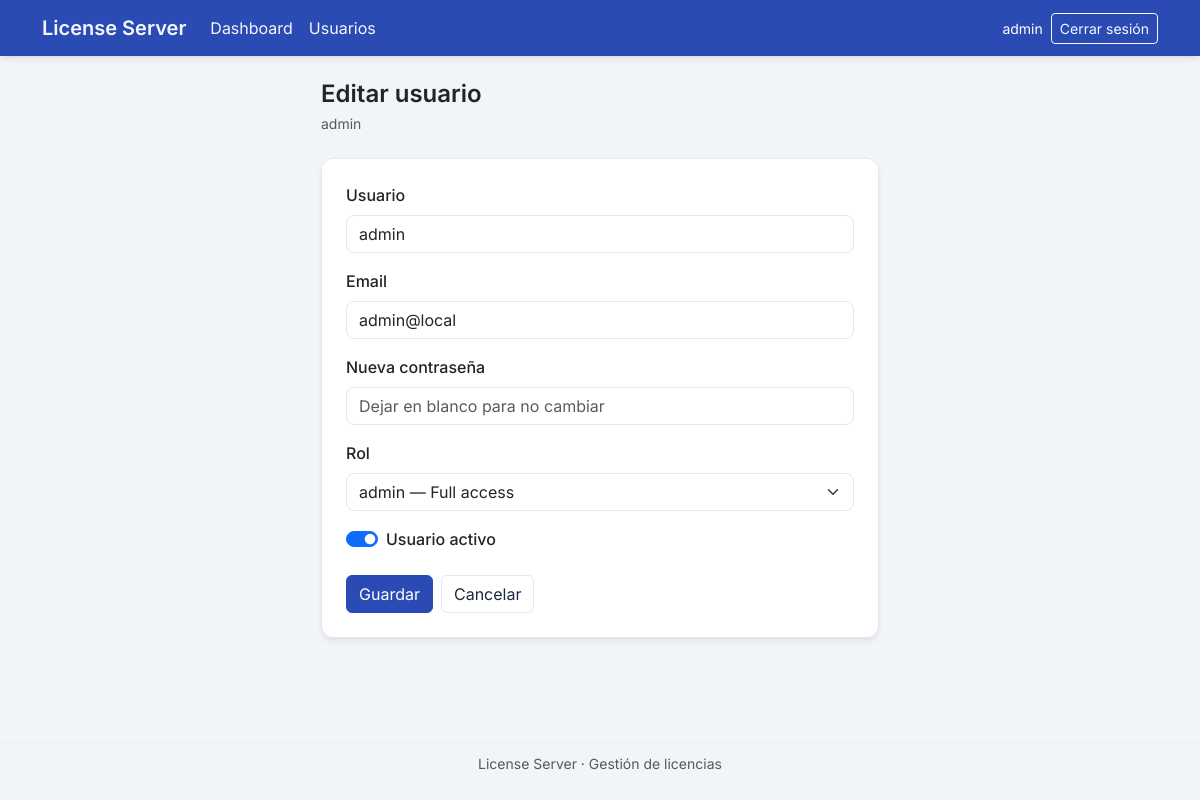
Screenshot of /users/1/edit (signed in) with the database file from the repository.
### app/models/user.py (models this page shows)
class User(Base):
    __tablename__ = "users"
    id = Column(Integer, primary_key=True, index=True)
    username = Column(String, unique=True, nullable=False, index=True)
    email = Column(String, unique=True, nullable=False, index=True)
    password_hash = Column(String, nullable=False)
    is_active = Column(Boolean, default=True)
    is_verified = Column(Boolean, default=False)
    created_at = Column(DateTime, default=datetime.utcnow)
    last_login = Column(DateTime, nullable=True)
    role_id = Column(Integer, ForeignKey("roles.id"))
    role = relationship("Role")

### app/routes/users.py (the view)
@router.get("/{user_id}/edit", response_class=HTMLResponse)
def edit_user_form(
    request: Request,
    user_id: int,
    current_user: User = Depends(require_admin),
    db: Session = Depends(get_db),
):
    edit_user = db.query(User).options(joinedload(User.role)).filter(User.id == user_id).first()
    if not edit_user:
        raise HTTPException(status_code=404, detail="Usuario no encontrado")
    _, roles = _get_users_and_roles(db)
    csrf_token = generate_csrf()
    response = templates.TemplateResponse(
        request=request,
        name="edit_user.html",
        context={
            "request": request,
            "user": current_user,
            "edit_user": edit_user,
            "roles": roles,
            "csrf_token": csrf_token,
        }
    )
    response.set_cookie(key="csrf_token", value=csrf_token, httponly=True, samesite="lax")
    return response

### app/templates/edit_user.html (shortened to what this page needs)
{% extends "base.html" %}
{% block content %}
<div class="row justify-content-center">
    <div class="col-12 col-md-8 col-lg-6">
        <header class="mb-4 animate-in">
            <h1 class="h4 fw-semibold text-dark mb-1">Editar usuario</h1>
            <p class="text-muted small mb-0">{{ edit_user.username }}</p>
        </header>
        <div class="card card-theme p-3 p-md-4 animate-in animate-in-delay-1">
            <form method="post" action="/users/{{ edit_user.id }}/edit" class="needs-validation" novalidate>
                <div class="mb-3">
                    <label for="username" class="form-label fw-medium">Usuario</label>
                    <input type="text" class="form-control" id="username" name="username" value="{{ edit_user.username }}" required minlength="2" maxlength="64" autocomplete="username">
                </div>
                <div class="mb-3">
                    <label for="email" class="form-label fw-medium">Email</label>
                    <input type="email" class="form-control" id="email" name="email" value="{{ edit_user.email }}" required maxlength="255" autocomplete="email">
                </div>
                <div class="mb-3">
                    <label for="password" class="form-label fw-medium">Nueva contraseña</label>
                    <input type="password" class="form-control" id="password" name="password" minlength="6" autocomplete="new-password" placeholder="Dejar en blanco para no cambiar">
                </div>
                <div class="mb-3">
                    <label for="role_id" class="form-label fw-medium">Rol</label>
                    <select class="form-select" id="role_id" name="role_id" required>
                        {% for r in roles %}
                        <option value="{{ r.id }}" {% if edit_user.role and edit_user.role.id == r.id %}selected{% endif %}>{{ r.name }}{% if r.description %} — {{ r.description }}{% endif %}</option>
                        {% endfor %}
                    </select>
                </div>
                <div class="mb-4">
                    <div class="form-check form-switch">
                        <input class="form-check-input" type="checkbox" id="is_active" name="is_active" value="on" {% if edit_user.is_active %}checked{% endif %}>
                        <label class="form-check-label fw-medium" for="is_active">Usuario activo</label>
                    </div>
                </div>
                <div class="d-flex gap-2 flex-wrap">
                    <button type="submit" class="btn btn-primary-theme btn-primary">Guardar</button>
                    <a href="/users/config" class="btn btn-outline-theme btn-outline-secondary">Cancelar</a>
                </div>
            </form>
        </div>
    </div>
</div>
{% endblock %}

### app/templates/components/menu.html (shortened to what this page needs)
<nav class="navbar navbar-expand-lg navbar-dark navbar-theme">
    <div class="container">
        <a class="navbar-brand fw-semibold" href="/">License Server</a>
        <div class="collapse navbar-collapse" id="navbarMain">
            <ul class="navbar-nav me-auto">
                <li class="nav-item">
                    <a class="nav-link" href="/dashboard">Dashboard</a>
                </li>
                {% if user and user.role and user.role.name == "admin" %}
                <li class="nav-item">
                    <a class="nav-link" href="/users/config">Usuarios</a>
                </li>
                {% endif %}
            </ul>
            <div class="d-flex align-items-center gap-2">
                {% if user %}
                <span class="navbar-text text-white opacity-90 small">{{ user.username }}</span>
                <a href="/logout" class="btn btn-outline-light btn-sm">Cerrar sesión</a>
                {% endif %}
            </div>
        </div>
    </div>
</nav>

### app/static/css/theme.css (style rules this page uses)
:root { --primary: #2a4ab4; --primary-dark: #324e9b; --primary-light: #3b82f6; --secondary: #0f766e; --secondary-light: #14b8a6; --bg-page: #f1f5f9; --bg-card: #ffffff; --text: #1e293b; --text-muted: #64748b; --border: #e2e8f0; --success: #059669; --danger: #dc2626; --warning: #d97706; --shadow-sm: 0 1px 2px rgba(30, 41, 59, 0.05); --shadow: 0 4px 6px -1px rgba(30, 41, 59, 0.08), 0 2px 4px -2px rgba(30, 41, 59, 0.06); --shadow-hover: 0 10px 15px -3px rgba(30, 41, 59, 0.08), 0 4px 6px -4px rgba(30, 41, 59, 0.06); --radius: 8px; --radius-lg: 12px; --transition: 0.2s ease; }
body { background-color: var(--bg-page); color: var(--text); font-family: "Inter", system-ui, -apple-system, sans-serif; min-height: 100vh; }
.animate-in { animation: fadeInUp 0.4s ease forwards; }
.animate-in-delay-1 { animation-delay: 0.05s; opacity: 0; }
.card-theme { background: var(--bg-card); border: 1px solid var(--border); border-radius: var(--radius-lg); box-shadow: var(--shadow); transition: box-shadow var(--transition), border-color var(--transition); }
.btn-primary-theme { background: var(--primary); border-color: var(--primary); color: #fff; transition: background var(--transition), transform 0.15s ease, box-shadow var(--transition); }
.btn-outline-theme { border-color: var(--border); color: var(--text); transition: border-color var(--transition), background var(--transition), color var(--transition); }
.form-control, .form-select { border-radius: var(--radius); border-color: var(--border); transition: border-color var(--transition), box-shadow var(--transition); }
.navbar-theme { background: var(--primary) !important; box-shadow: var(--shadow); }
.navbar-theme .navbar-brand, .navbar-theme .nav-link { color: rgba(255, 255, 255, 0.95) !important; transition: color var(--transition); }

### rows the page displays
User: username "admin", email "admin@local", is_active "☑"

### other values shown
form field role_id "admin — Full access"
